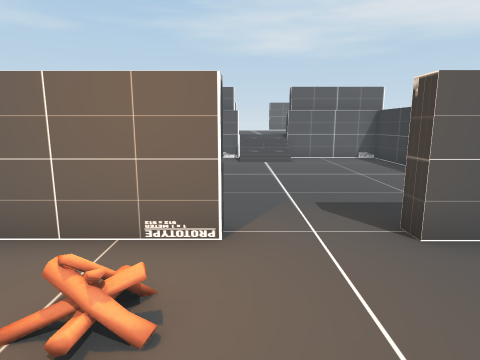
View 1 (above)

12 first-person views from a walk through a 3-D level made in the Unity game engine. The camera is 1.4 m above the floor, tilts 10° down and sees 75° across. The floor is counted in squares, 1 m on a side. Each view is taken from the middle of a square. On the plan, view 1 faces up. The plan holds only what a view shows up to about 14 squares ahead; the rest is blank. The place goes on beyond the plan. The player character is not drawn. Some animated figures are left out.

View 2
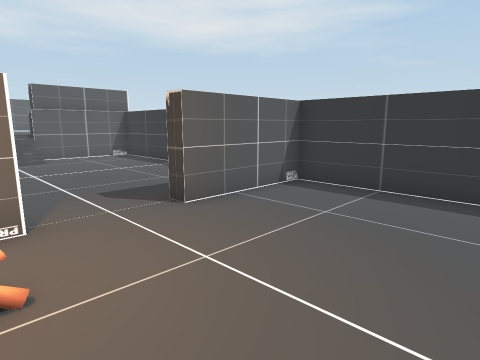

View 3
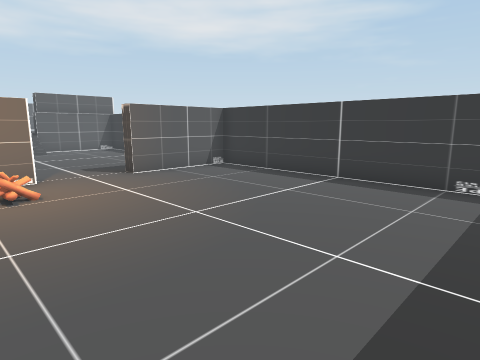

View 4
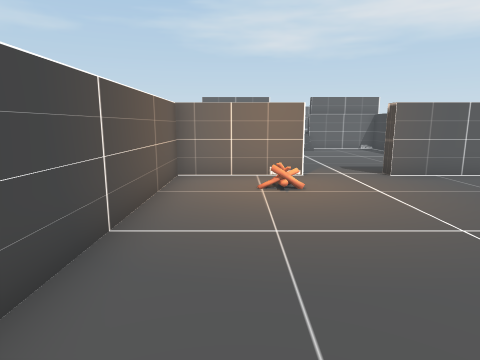

View 5
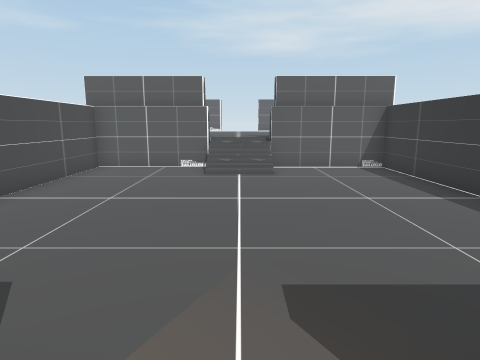

View 6
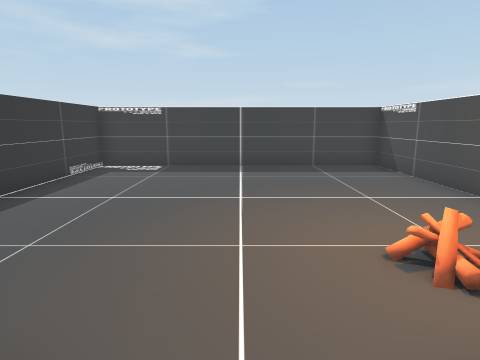

View 7
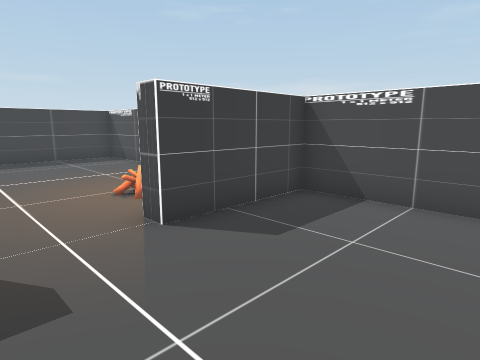

View 8
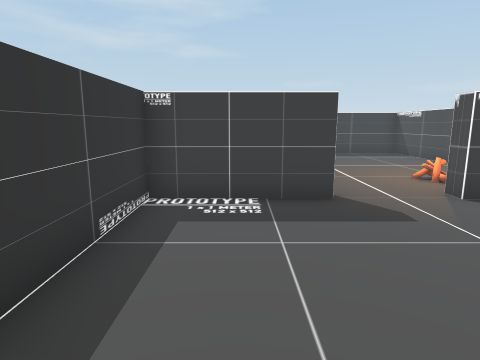

View 9
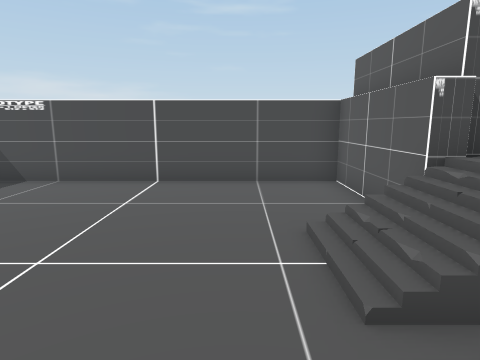

View 10
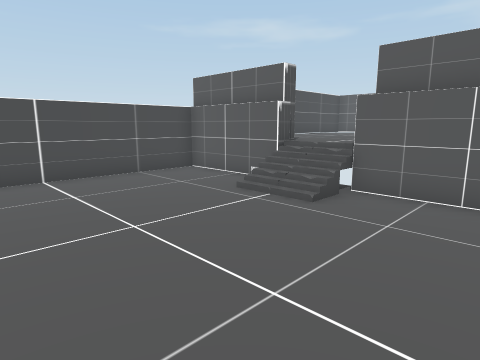

View 11
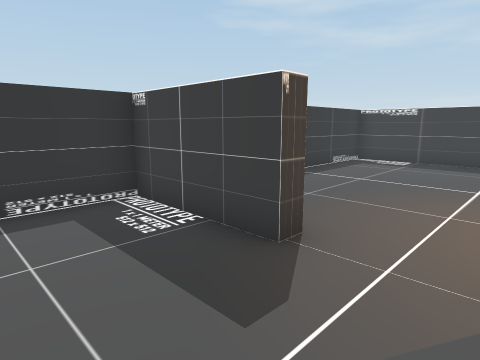

View 12
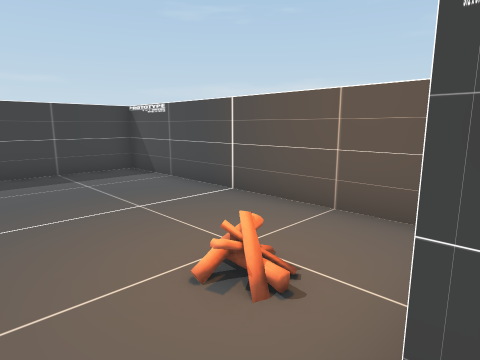

### Floor plan
Key: @ floor where view 1 was taken; # wall or solid block; . main floor; : floor 1 m higher than the main floor; / step, stairs or slope; O other object.
Columns run from 4 left of view 1 to 6 right of it. Each row starts with its distance up from view 1.
 15     :::
 14 #####:#####
 13 #...//#...#
 12 #...///...#
 11 #.........#
 10 #.........#
  9 #.........#
  8 #.........#
  7 #.........#
  6 #.........#
  5 #.........#
  4 ####...####
  3 #.........#
  2 #..O......#
  1 #.........#
  0 #...@.....#
 -1 #.........#
 -2 #.........#
 -3 #.........#
 -4 #.........#
 -5 #.........#
 -6 ###########

Positions as (right, up) in squares from view 1, and headings:
1: (0, 0), facing up
2: (-1, -1), facing up-right
3: (-2, -5), facing up-right
4: (-2, -5), facing up
5: (1, 3), facing up
6: (1, 5), facing down
7: (2, 8), facing down-left
8: (4, 10), facing down
9: (4, 11), facing left
10: (5, 7), facing up-left
11: (0, 7), facing down-right
12: (1, 4), facing down-left
